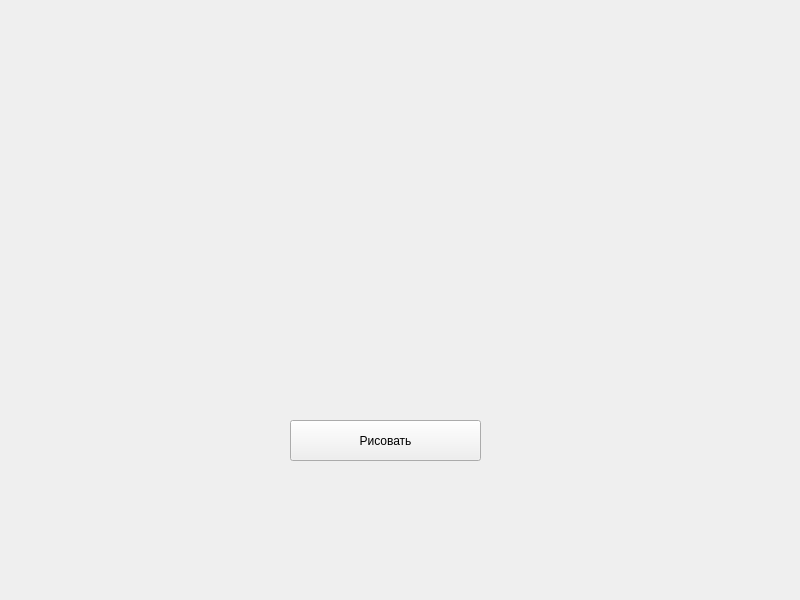
<?xml version="1.0" encoding="UTF-8"?>
<ui version="4.0">
 <class>MainWindow</class>
 <widget class="QMainWindow" name="MainWindow">
  <property name="geometry">
   <rect>
    <x>0</x>
    <y>0</y>
    <width>800</width>
    <height>600</height>
   </rect>
  </property>
  <property name="windowTitle">
   <string>MainWindow</string>
  </property>
  <widget class="QWidget" name="centralwidget">
   <widget class="QPushButton" name="pushButton">
    <property name="geometry">
     <rect>
      <x>290</x>
      <y>420</y>
      <width>191</width>
      <height>41</height>
     </rect>
    </property>
    <property name="text">
     <string>Рисовать</string>
    </property>
   </widget>
  </widget>
 </widget>
 <resources/>
 <connections/>
</ui>
